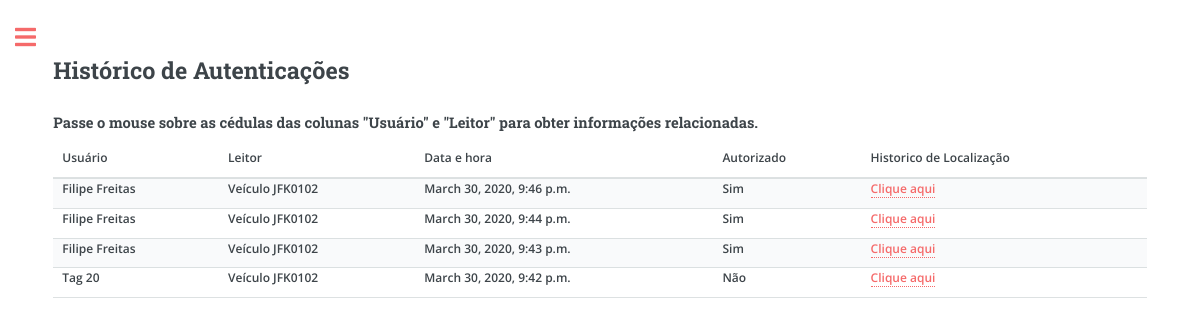
Page /index/ (signed in) on the committed database.
### carauth/models.py (models this page shows, shortened)
class Login(models.Model):
    tag = models.ForeignKey(Tag, on_delete=models.CASCADE)
    time = models.DateTimeField()
    successful = models.BooleanField()
    arduino = models.ForeignKey(Arduino, on_delete=models.CASCADE)

class TagAssignment(models.Model):
    user = models.ForeignKey(User, on_delete=models.CASCADE)
    begin = models.DateTimeField()
    end = models.DateTimeField(default=datetime.datetime(9999, 12, 31, 0, 0, 0, 0, pytz.UTC))
    tag = models.ForeignKey(Tag, on_delete=models.CASCADE)

class User(models.Model):
    name = models.CharField(max_length=100)
    document = models.CharField(max_length=100, blank=True)
    annotations = models.TextField(blank=True)
    def __str__(self):
        return self.name

class ArduinoAssignment(models.Model):
    car = models.ForeignKey(Car, on_delete=models.CASCADE)
    arduino = models.ForeignKey(Arduino, on_delete=models.CASCADE)
    begin = models.DateTimeField()
    end = models.DateTimeField(default=datetime.datetime(9999, 12, 31, 0, 0, 0, 0, pytz.UTC))

class Car(models.Model):
    license_plate = models.CharField(max_length=20)
    description = models.TextField()

class Tag(models.Model):
    status = models.BooleanField()
    uid = models.CharField(max_length=20, default='00')

### carauth/views.py (the view)
# urls.py: path('index/', views.index, name='index'),
@login_required
def index(request):
    login_list = Login.objects.all().order_by('-time')
    ard_assign = []
    tag_assign = []
    link_list = []
    for login in login_list:
        try:
            tag_assign.append(TagAssignment.objects.get(tag=login.tag,
            begin__lte=login.time, end__gte=login.time))
        except:
            tag_assign.append(None)
        try:
            ard_assign.append(ArduinoAssignment.objects.get(arduino=login.arduino,
            begin__lte=login.time, end__gte=login.time))
        except:
            ard_assign.append(None)
        link ='/path/{}/'.format(login.id)
        link_list.append(link)
    return render(request, 'carauth/index.html', {'ah': zip(login_list, ard_assign, tag_assign, link_list)})

### carauth/templates/carauth/index.html
{% extends 'carauth/base.html' %}
{% block 'body' %}
<h2>Histórico de Autenticações</h2>
<h4>Passe o mouse sobre as cédulas das colunas "Usuário" e "Leitor" para obter informações relacionadas.</h4>
<div class="table-wrapper">
	<table>
		<thead>
			<tr>
				<th>Usuário</th>
				<th>Leitor</th>
				<th>Data e hora</th>
				<th>Autorizado</th>
				<th>Historico de Localização</th>
			</tr>
		</thead>
		<tbody>
			{% for login, ard_assign, tag_assign, link in ah %}
				<tr>
					{% if tag_assign %}
					<th title="ID Tag: {{ login.tag.id }}">{{ tag_assign.user }}</th>
					{% else %}
					<th title="Tag UID: {{ login.tag.uid }}">Tag {{ login.tag.id }}</th>
					{% endif %}
					{% if ard_assign %}
					<th title="ID Leitor: {{ login.arduino.id }}">Veículo {{ ard_assign.car.license_plate }}</th>
					{% else %}
					<th title="{{ login.arduino.arduino_mac }}">{{ login.arduino.id }}</th>
					{% endif %}
					<th>{{ login.time }}</th>
					{% if login.successful %}
					<th>Sim</th>
					{% else %}
					<th>Não</th>
					{% endif %}
					<th><a href="{{ link }}"target="_blank">Clique aqui</a></th>
				</tr>
			{% endfor %}
		</tbody>
	</table>
</div>
{% endblock %}

### carauth/templates/carauth/base.html (shortened to what this page needs)
<!DOCTYPE HTML>
<html>
	{% load static %}
	<head>
		<link rel="stylesheet" href="{% static "carauth/assets/css/main.css" %}" />
	</head>
	<body class="is-preload">
			<div id="wrapper">
				<div id="main">
					<div class="inner">
						<section id="banner">
							<div class="content">
								<header>
									{% block 'body' %}
									{% endblock %}
								</header>
							</div>
						</section>
					</div>
				</div>
			</div>
	</body>
</html>

### static/carauth/assets/css/main.css (style rules this page uses)
html, body, div, span, applet, object, iframe, h1, h2, h3, h4, h5, h6, p, blockquote, pre, a, abbr, acronym, address, big, cite, code, del, dfn, em, img, ins, kbd, q, s, samp, small, strike, strong, sub, sup, tt, var, b, u, i, center, dl, dt, dd, ol, ul, li, fieldset, form, label, legend, table, caption, tbody, tfoot, thead, tr, th, td, article, aside, canvas, details, embed, figure, figcaption, footer, header, hgroup, menu, nav, output, ruby, section, summary, time, mark, audio, video { margin: 0; padding: 0; border: 0; font-size: 100%; font: inherit; vertical-align: baseline; }
article, aside, details, figcaption, figure, footer, header, hgroup, menu, nav, section { display: block; }
body { line-height: 1; }
table { border-collapse: collapse; border-spacing: 0; }
body { -webkit-text-size-adjust: none; }
body { -ms-overflow-style: scrollbar; }
html { box-sizing: border-box; }
*, *:before, *:after { box-sizing: inherit; }
body { background: #ffffff; }
body, input, select, textarea { color: #7f888f; font-family: "Open Sans", sans-serif; font-size: 13pt; font-weight: 400; line-height: 1.65; }
@media screen and (max-width: 1680px) { body, input, select, textarea { font-size: 11pt; } }
@media screen and (max-width: 1280px) { body, input, select, textarea { font-size: 10pt; } }
a { -moz-transition: color 0.2s ease-in-out, border-bottom-color 0.2s ease-in-out; -webkit-transition: color 0.2s ease-in-out, border-bottom-color 0.2s ease-in-out; -ms-transition: color 0.2s ease-in-out, border-bottom-color 0.2s ease-in-out; transition: color 0.2s ease-in-out, border-bottom-color 0.2s ease-in-out; border-bottom: dotted 1px; color: #f56a6a; text-decoration: none; }
h1, h2, h3, h4, h5, h6 { color: #3d4449; font-family: "Roboto Slab", serif; font-weight: 700; line-height: 1.5; margin: 0 0 1em 0; }
h2 { font-size: 1.75em; }
h4 { font-size: 1.1em; }
.table-wrapper { -webkit-overflow-scrolling: touch; overflow-x: auto; }
table { margin: 0 0 2em 0; width: 100%; }
table tbody tr { border: solid 1px rgba(210, 215, 217, 0.75); border-left: 0; border-right: 0; }
table tbody tr:nth-child(2n + 1) { background-color: rgba(230, 235, 237, 0.25); }
table th { color: #3d4449; font-size: 0.9em; font-weight: 600; padding: 0 0.75em 0.75em 0.75em; text-align: left; }
table thead { border-bottom: solid 2px rgba(210, 215, 217, 0.75); }
#wrapper { display: -moz-flex; display: -webkit-flex; display: -ms-flex; display: flex; -moz-flex-direction: row-reverse; -webkit-flex-direction: row-reverse; -ms-flex-direction: row-reverse; flex-direction: row-reverse; min-height: 100vh; }
#main { -moz-flex-grow: 1; -webkit-flex-grow: 1; -ms-flex-grow: 1; flex-grow: 1; -moz-flex-shrink: 1; -webkit-flex-shrink: 1; -ms-flex-shrink: 1; flex-shrink: 1; width: 100%; }
#main > .inner { padding: 0 6em 0.1em 6em ; margin: 0 auto; max-width: 110em; }
#main > .inner > section { padding: 6em 0 4em 0 ; border-top: solid 2px rgba(210, 215, 217, 0.75); }
#main > .inner > section:first-of-type { border-top: 0 !important; }
@media screen and (max-width: 1680px) { #main > .inner { padding: 0 5em 0.1em 5em ; } }
@media screen and (max-width: 1680px) { #main > .inner > section { padding: 5em 0 3em 0 ; } }
@media screen and (max-width: 1280px) { #main > .inner { padding: 0 4em 0.1em 4em ; } }
@media screen and (max-width: 1280px) { #main > .inner > section { padding: 4em 0 2em 0 ; } }
#banner { padding: 6em 0 4em 0 ; display: -moz-flex; display: -webkit-flex; display: -ms-flex; display: flex; }
#banner .content { -moz-flex-grow: 1; -webkit-flex-grow: 1; -ms-flex-grow: 1; flex-grow: 1; -moz-flex-shrink: 1; -webkit-flex-shrink: 1; -ms-flex-shrink: 1; flex-shrink: 1; width: 50%; }

### rows in the picture
Login: user "Filipe Freitas", car.license_plate "JFK0102", time "March 30, 2020, 9:46 p.m.", successful "Sim"
Login: user "Filipe Freitas", car.license_plate "JFK0102", time "March 30, 2020, 9:44 p.m.", successful "Sim"
Login: user "Filipe Freitas", car.license_plate "JFK0102", time "March 30, 2020, 9:43 p.m.", successful "Sim"
Login: tag.id "20", car.license_plate "JFK0102", time "March 30, 2020, 9:42 p.m.", successful "Não"
